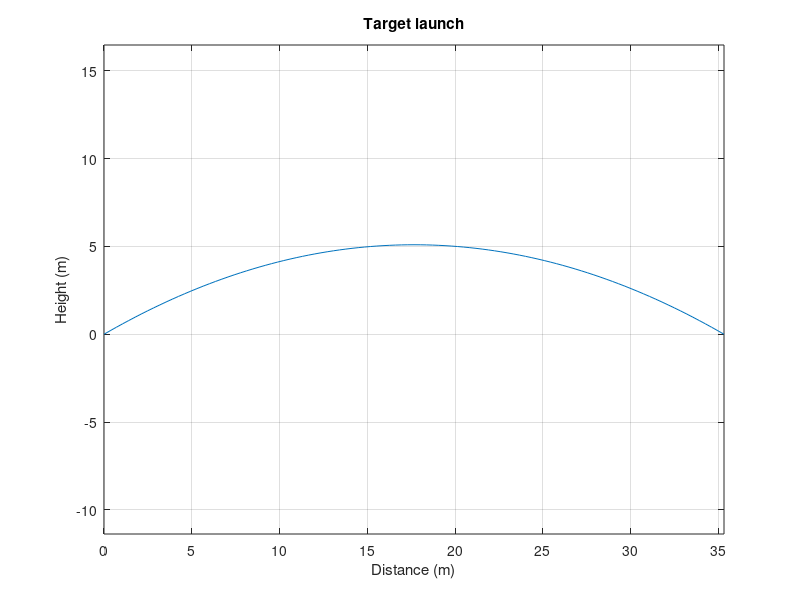

The MATLAB script that drew this image:
% MATLAB Lab — Project 1 reference / 项目 1 参考代码
% Run one section at a time / 请逐节运行

%% 1. Set the launch / 设定发射
speed = 20;
angle = 45;
gravity = 9.81;
[speed angle gravity]

%% 2. Split the speed / 分解速度
speed = 20;
angle = 45;
gravity = 9.81;
vx = speed*cosd(angle);
vy = speed*sind(angle);
[vx vy]

%% 3. Flight time / 飞行时间
speed = 20;
angle = 45;
gravity = 9.81;
vx = speed*cosd(angle);
vy = speed*sind(angle);
flightTime = 2*vy/gravity;
t = linspace(0, flightTime, 101);
[t(1) t(end) numel(t)]

%% 4. Build the trajectory / 建立轨迹
speed = 20;
angle = 45;
gravity = 9.81;
vx = speed*cosd(angle);
vy = speed*sind(angle);
flightTime = 2*vy/gravity;
t = linspace(0, flightTime, 101);
x = vx*t;
y = vy*t - 0.5*gravity*t.^2;
[x(51) y(51)]

%% 5. Plot the flight / 绘制轨迹
speed = 20;
angle = 45;
gravity = 9.81;
vx = speed*cosd(angle);
vy = speed*sind(angle);
flightTime = 2*vy/gravity;
t = linspace(0, flightTime, 101);
x = vx*t;
y = vy*t - 0.5*gravity*t.^2;
plot(x, y);
xlabel('Distance (m)');
ylabel('Height (m)');
title('Projectile motion');
grid on;
axis equal;

%% 6. Range and height / 射程与高度
speed = 20;
angle = 45;
gravity = 9.81;
vx = speed*cosd(angle);
vy = speed*sind(angle);
flightTime = 2*vy/gravity;
t = linspace(0, flightTime, 101);
x = vx*t;
y = vy*t - 0.5*gravity*t.^2;
range = x(end);
maxHeight = max(y);
[range maxHeight]

%% 7. Compare angles / 比较角度
speed = 20;
gravity = 9.81;
angles = [30 45 60];
ranges = speed^2*sind(2*angles)/gravity;
plot(angles, ranges, '-o');
xlabel('Angle (degrees)');
ylabel('Range (m)');
title('Same speed, different angles');
grid on;
ranges

%% 8. Target challenge / 目标挑战
speed = 20;
angle = 30;
gravity = 9.81;
vx = speed*cosd(angle);
vy = speed*sind(angle);
flightTime = 2*vy/gravity;
t = linspace(0, flightTime, 101);
x = vx*t;
y = vy*t - 0.5*gravity*t.^2;
plot(x, y);
xlabel('Distance (m)');
ylabel('Height (m)');
title('Target launch');
grid on;
axis equal;
range = x(end);
maxHeight = max(y);
[range maxHeight]

% Final example: angle 30, range 35.3119 m, peak 5.0968 m.
% angle 60 is also valid: range 35.3119 m, peak 15.2905 m.
